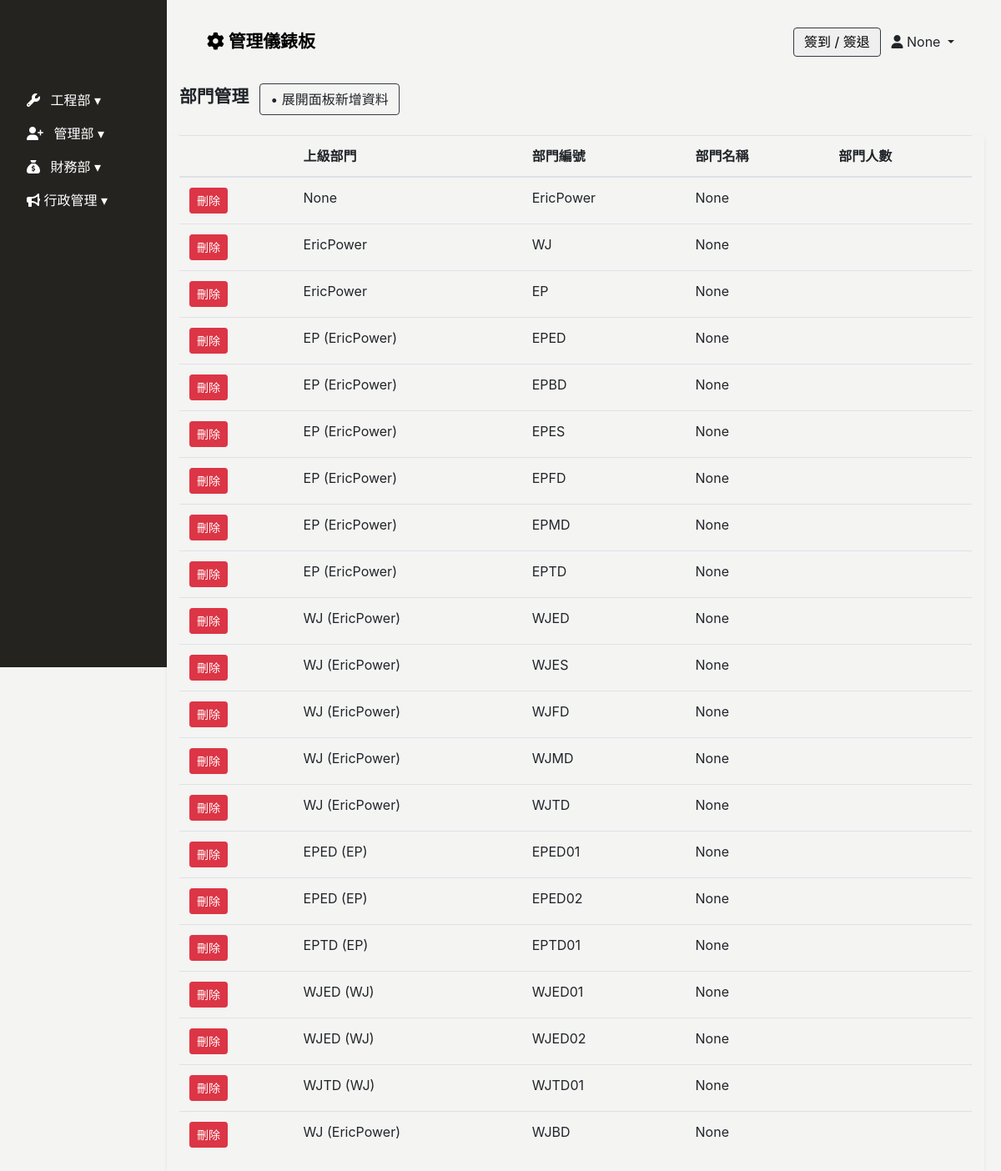
/department/ (signed in), run on an earlier commit of the app's database.
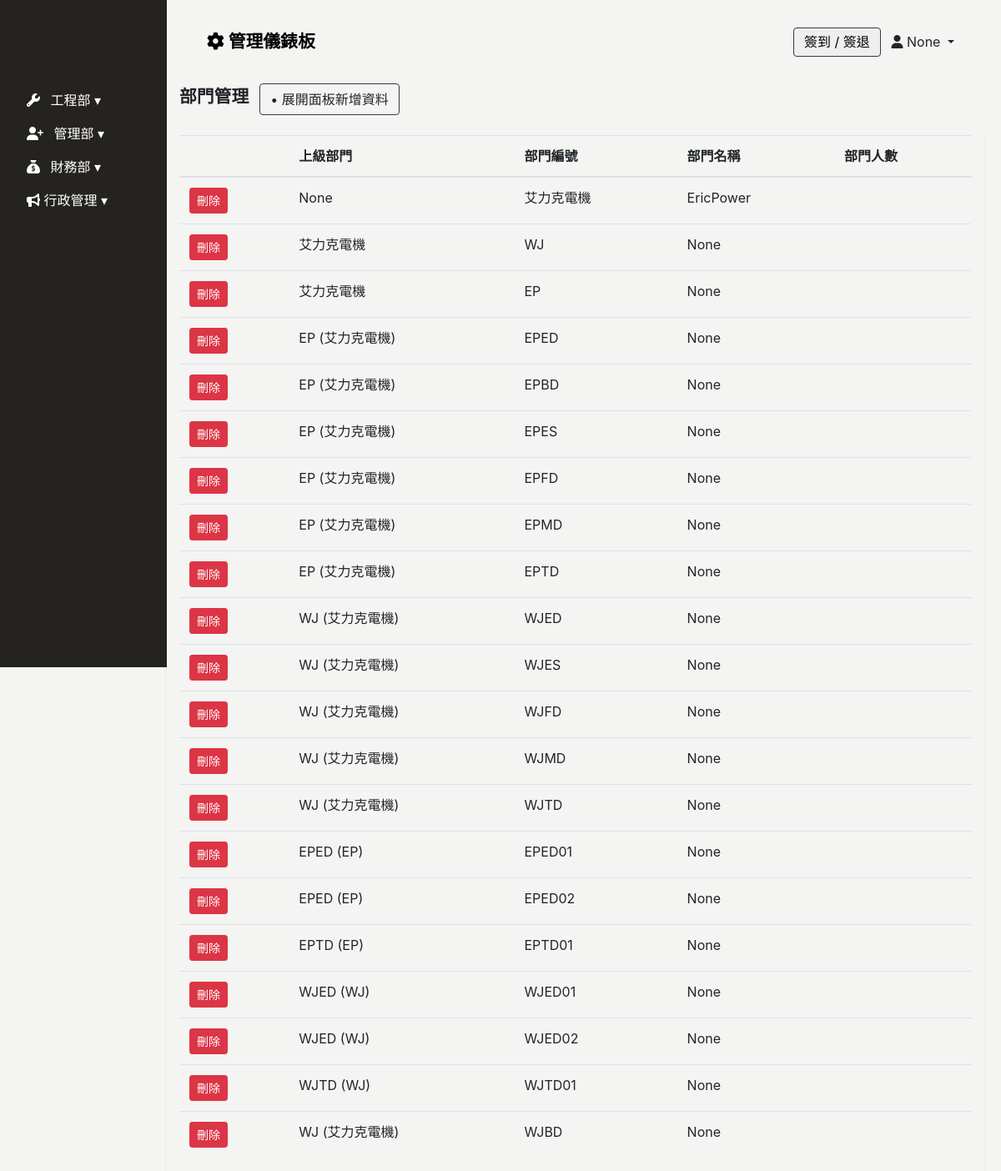
And on a later commit of the database.
### Backend/models.py (models this page shows)
class Employee(models.Model):
    GENDER_CHOICES = [
        ('M', '男'),
        ('F', '女'),
    ]
    BLOOD_TYPE_CHOICES = [
        ('A', 'A型'),
        ('B', 'B型'),
        ('AB','AB型'),
        ('O', 'O型'),
    ]
    MARITAL_STATUS_CHOICES = [
        ('M', '已婚'),
        ('S', '未婚'),
        ('D', '離異'),
    ]
    MILITARY_STATUS_CHOICES = [
        ('M', '義務役'),
        ('E', '免服役'),
        ('A', '替代役'),
    ]
    user = models.OneToOneField(User, null=True, blank=True, on_delete=models.CASCADE)
    full_name = models.CharField(max_length=10, null=True, blank=True, verbose_name='員工名稱')
    employee_id	 = models.CharField(max_length=30, blank=True,verbose_name='員工ID')
    departments = models.ManyToManyField('Department', related_name='employees', blank=True, verbose_name='部門名稱')# 你可以通过department.employees.all()访问一个部门的所有员工。
    position = models.CharField(max_length=30, null=True, blank=True, verbose_name='職稱')
    phone_number = models.CharField(max_length=20, null=True, blank=True,verbose_name='手機號碼')
    contact_number = models.CharField(max_length=20, null=True, blank=True,verbose_name='聯絡電話')
    start_date = models.DateField(null=True, blank=True, verbose_name='到職日期')
    seniority = models.DecimalField(max_digits=3, decimal_places=1, null=True, blank=True, verbose_name='目前年資')
    id_number = models.CharField(max_length=20, null=True, blank=True, verbose_name='身份證字號')
    birthday = models.DateField(null=True, blank=True, verbose_name='出生日期')
    age = models.IntegerField(null=True, blank=True, verbose_name='年齡')
    gender = models.CharField(max_length=1, choices=GENDER_CHOICES, null=True, blank=True, verbose_name='性別')
    blood_type = models.CharField(max_length=2, choices=BLOOD_TYPE_CHOICES, null=True, blank=True, verbose_name='血型')
    birth_place = models.CharField(max_length=100, null=True, blank=True, verbose_name='出生地')
    marital_status = models.CharField(max_length=1, choices=MARITAL_STATUS_CHOICES, null=True, blank=True, verbose_name='婚姻狀況')
    military_status = models.CharField(max_length=1, choices=MILITARY_STATUS_CHOICES, null=True, blank=True, verbose_name='兵役狀況')
    permanent_address = models.CharField(max_length=50, null=True, blank=True, verbose_name='戶籍地址')
    current_address_city = models.CharField(max_length=50, null=True, blank=True, verbose_name='現居地址縣市')
    current_address = models.CharField(max_length=50, null=True, blank=True, verbose_name='現居地址')
    location = models.CharField(max_length=50, null=True, blank=True, verbose_name='所在地')
    company_email = models.EmailField(null=True, blank=True, verbose_name='公司E_Mail')
    personal_email = models.EmailField(null=True, blank=True, verbose_name='個人E_Mail')
    emergency_contact = models.CharField(max_length=50, null=True, blank=True, verbose_name='緊急聯絡人1')
    emergency_contact_relations = models.CharField(max_length=50, null=True, blank=True, verbose_name='關係1')
    emergency_contact_phone = models.CharField(max_length=20, null=True, blank=True, verbose_name='聯絡人電話1')
    created_date = models.DateField(default=timezone.now,verbose_name='建立日期')
    update_date = models.DateField(auto_now=True, verbose_name='更新日期')
    class Meta:
        verbose_name = "員工"   # 單數
        verbose_name_plural = verbose_name   #複數

class Department(models.Model):
    parent_department  = models.ForeignKey('self',max_length=30,  on_delete=models.SET_NULL, null=True, blank=True, verbose_name='上層部門')
    department_name = models.CharField(max_length=30, null=True, blank=True,verbose_name='部門名稱')
    department_id = models.CharField(max_length=20, null=True, blank=True,verbose_name='部門編號')
    created_date = models.DateField(default=timezone.now,verbose_name='建立日期')
    update_date = models.DateField(auto_now=True, verbose_name='更新日期')
    class Meta:
        verbose_name = "部門"   # 單數
        verbose_name_plural = verbose_name   #複數
    def __str__(self):
        if self.parent_department:
            return f"{self.department_name} ({self.parent_department.department_name})"
        return self.department_name

### Frontend/views.py (the view, shortened to what this page needs)
# urls.py: path('department/', login_required(views.Department.as_view()), name='department'),
class Department(ListView):
    model = Department
    template_name = 'department/department.html'
    context_object_name = 'department'

### Frontend/templates/department/department.html (shortened to what this page needs)
{% extends 'base/base_dashboard.html' %}
{% block import %}
{% load static%}
<link rel="stylesheet" href="{% static 'css/department/department.css' %}">
{% endblock %}
{% block main %}
<div class="main">
    <div class="department-header container mb-4">
        <span class="font-weight-bold" style="font-size: clamp(1rem, 2vw, 1.3rem);">
            部門管理
        </span>
        <a href=""
           class="btn border border-dark ml-2"
           data-toggle="collapse"
           data-target="#department-modal">
           • 展開面板新增資料
        </a>
    </div>
    <div class="container shadow-sm table-responsive">
        <table class="table table-hover">
            <thead>
                <tr>
                    <th></th>
                    <th>上級部門</th>
                    <th>部門編號</th>
                    <th>部門名稱</th>
                    <th>部門人數</th>
                </tr>
            </thead>
            <tbody>
                {% for d in department %}
                <tr>
                    <td><a href="#" class="btn btn-sm btn-danger">刪除</a></td>
                    <td>{{ d.parent_department }}</td>
                    <td>{{ d.department_name }}</td>
                    <td>{{ d.department_id }}</td>
                    <td></td>
                </tr>
                {% endfor %}
            </tbody>
        </table>
    </div>
</div>
{% endblock %}

### Frontend/templates/base/base_dashboard.html (shortened to what this page needs)
<!DOCTYPE html>
<html lang="zh-Hant">
<head>
    <link rel="stylesheet" href="https://stackpath.bootstrapcdn.com/bootstrap/4.2.1/css/bootstrap.min.css"
>
    <link rel="stylesheet" href="https://cdnjs.cloudflare.com/ajax/libs/font-awesome/6.4.0/css/all.min.css">
    <link href="https://cdn.rawgit.com/harvesthq/chosen/gh-pages/chosen.min.css" rel="stylesheet" />
    {% load static%}
    <link rel="stylesheet" href="{% static 'css/base/base.css' %}">
    <link rel="stylesheet" href="{% static 'css/index/index-login.css' %}">
    {% block import %}
    {% endblock %}
</head>
<body>
    {% include 'base/sidebar.html' %}
    {% include 'base/header.html' %}
    {% block main %}
    {% endblock %}
</body>
</html>

### Frontend/templates/base/sidebar.html (shortened to what this page needs)
<div class="sidebar pl-3 collapse width show" id="sidebarCollapse">
    <div class="sidebar-logo">
    </div>
    <ul class="nav flex-column">
        <li class="nav-item">
            <a class="nav-link collapsed" href="#" data-target="#engineerCollapse" data-toggle="collapse" aria-expanded="false" aria-controls="engineerCollapse">
                <i class="fa-solid fa-wrench mr-2" style="color: #ffffff;"></i> 工程部
            </a>
        </li>
        <li class="nav-item">
            <a class="nav-link collapsed" href="#" data-target="#personnelCollapse" data-toggle="collapse" aria-expanded="false" aria-controls="personnelCollapse">
                <i class="fa-solid fa-user-plus mr-2" style="color: #ffffff;"></i> 管理部
            </a>
        </li>
        <li class="nav-item">
            <a class="nav-link collapsed" href="#financialCollapse" data-toggle="collapse" aria-expanded="false" aria-controls="financialCollapse">
                <i class="fa-solid fa-sack-dollar mr-2" style="color: #ffffff;"></i> 財務部
            </a>
        </li>
        <li class="nav-item">
            <a class="nav-link collapsed" href="#newsCollapse" data-toggle="collapse" aria-expanded="false" aria-controls="newsCollapse">
                <i class="fa-solid fa-bullhorn" style="color: #ffffff;"></i> 行政管理
            </a>
        </li>
    </ul>
</div>

### Frontend/templates/base/header.html (shortened to what this page needs)
<header class="d-flex justify-content-between align-items-center px-3 px-md-5">
    <div>
        <a href="{% url 'index' %}" style="color: #000; text-decoration: none;">
            <span class="font-weight-bold" style="font-size: clamp(1rem, 2vw, 1.3rem);">
                <i class="fa-solid fa-gear"></i> 管理儀錶板
            </span>
        </a>
    </div>
    <div>
        <button type="button"
                class="border border-dark rounded mr-2"
                data-toggle="modal"
                data-target="#clock-inout"
                @click="catchDateTime">簽到 / 簽退
        </button>
        <span class="dropdown-toggle mr-2" data-toggle="dropdown">
            <i class="fa-solid fa-user"></i> {{ request.user.employee.full_name }}
        </span>
    </div>
</header>
{% load static %}

### static/css/base/base.css (style rules this page uses)
:root { --sidebar-width: 200px; --theme-black: #252320; --theme-white: #f4f4f3; }
body { background: var(--theme-white); }

### static/css/index/index-login.css (style rules this page uses)
.sidebar { width: var(--sidebar-width); height: 100vh; background: var(--theme-black); position: fixed; overflow: hidden; z-index: 2; }
.sidebar a { color: #fff; font-size: 1rem; }
.sidebar .nav-link[data-toggle].collapsed:after { content: "\25BE"; }
.sidebar-logo { height: 100px; }
.main { width: calc(100vw - var(--sidebar-width) - 20px); position: relative; left: var(--sidebar-width); top: 100px; }
header { width: calc(100vw - var(--sidebar-width)); height: 100px; background: var(--theme-white); position: fixed; left: var(--sidebar-width); z-index: 1; }
header button { width: 105px; height: 35px; }

What changed in the data, as far as the page shows it:
changed Department "EricPower": department_name "EricPower" → "艾力克電機"; department_id "None" → "EricPower"
changed through a linked row, Department "WJ": parent_department "EricPower" → "艾力克電機"
changed through a linked row, Department "EP": parent_department "EricPower" → "艾力克電機"
changed through a linked row, Department "EPED": parent_department "EP (EricPower)" → "EP (艾力克電機)"
changed through a linked row, Department "EPBD": parent_department "EP (EricPower)" → "EP (艾力克電機)"
changed through a linked row, Department "EPES": parent_department "EP (EricPower)" → "EP (艾力克電機)"
changed through a linked row, Department "EPFD": parent_department "EP (EricPower)" → "EP (艾力克電機)"
changed through a linked row, Department "EPMD": parent_department "EP (EricPower)" → "EP (艾力克電機)"
changed through a linked row, Department "EPTD": parent_department "EP (EricPower)" → "EP (艾力克電機)"
changed through a linked row, Department "WJED": parent_department "WJ (EricPower)" → "WJ (艾力克電機)"
changed through a linked row, Department "WJES": parent_department "WJ (EricPower)" → "WJ (艾力克電機)"
changed through a linked row, Department "WJFD": parent_department "WJ (EricPower)" → "WJ (艾力克電機)"
changed through a linked row, Department "WJMD": parent_department "WJ (EricPower)" → "WJ (艾力克電機)"
changed through a linked row, Department "WJTD": parent_department "WJ (EricPower)" → "WJ (艾力克電機)"
changed through a linked row, Department "WJBD": parent_department "WJ (EricPower)" → "WJ (艾力克電機)"
